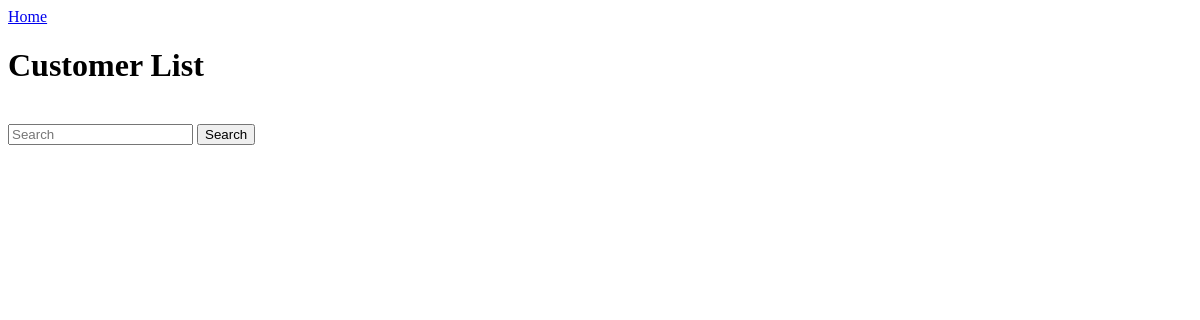
Before: /customeruser (signed in) with the older database file.
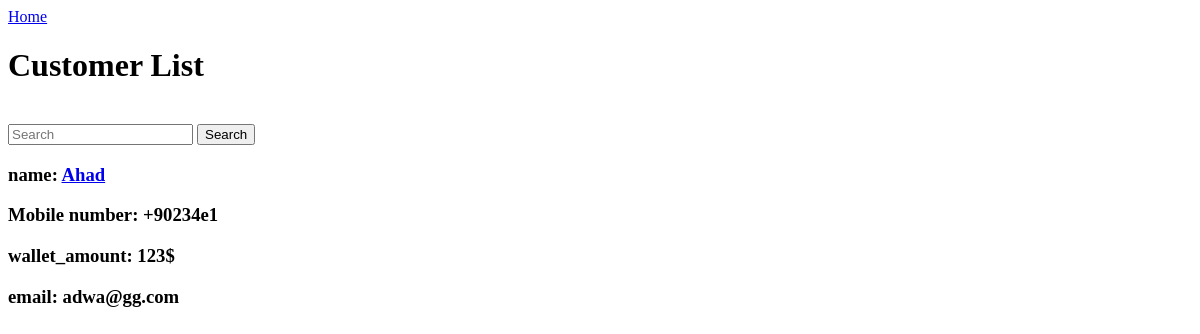
After: the same page with the newer database file.
### app/models.py (models this page shows, shortened)
class CustomerUser(models.Model):
    user_name = models.CharField(max_length=150, null=True)
    mobile_no = models.CharField(max_length=25, null=True)
    wallet_amount = models.CharField(max_length=10, null=True)
    email_id = models.EmailField(max_length=60, null=True, blank=True)
    User_Id = models.AutoField(primary_key=True)

### app/decorators.py (the view)
	def wrapper_function(request, *args, **kwargs):
		group = None
		if request.user.groups.exists():
			group = request.user.groups.all()[0].name
		if group == 'staff':
			return redirect('home')
		if group == 'manager':
			return view_func(request, *args, **kwargs)
		if group==None:
			return HttpResponse('You are not authorized to view this page')

### app/views.py (called while the page is built)
@login_required
@manager_only
def customeruser(request):
    if 'q' in request.GET:
        q=request.GET['q']
        customerusers=CustomerUser.objects.filter(user_name__icontains=q)
    else:
        customerusers=CustomerUser.objects.all()
    return render(request,'app/customeruser.html' , {'customerusers':customerusers})

### app/templates/app/customeruser.html
<a href="/">Home</a>
<h1>Customer List</h1><br>
<form method="GET">
    <input name="q" type="text" placeholder="Search">
<button type="submit">Search</button>
</form>
{% for i in customerusers %}
<h3>name:  <a href="{% url 'edituser' i.User_Id %}">{{ i.user_name }}</a></h3>
<h3>Mobile number: {{ i.mobile_no }}</h3>
<h3>wallet_amount: {{ i.wallet_amount }}</h3>
<h3>email: {{ i.email_id }}</h3>
{% endfor %}

Changed rows visible on the page:
added CustomerUser: user_name "Ahad", mobile_no "+90234e1", wallet_amount "123$", email_id "adwa@gg.com"
